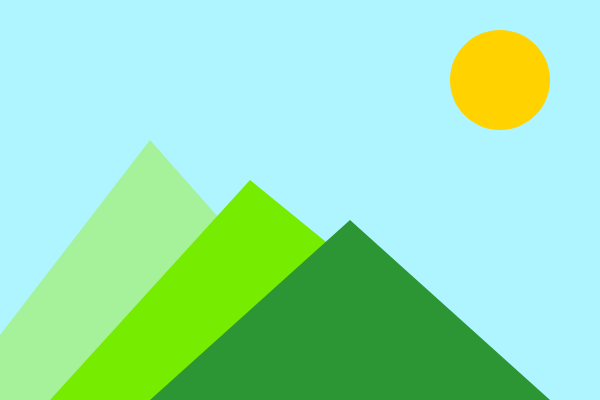
Frame 1 (no input)
Frame 60 (no input): identical to frame 1, image omitted
Frame 120 (the mouse pressed at the canvas centre since frame 60): identical to frame 1, image omitted

The p5.js sketch that drew this single still picture (run headless with seeded random() and noise() and a simulated clock; from frame 60 on, the mouse is pressed at the canvas centre):

// p5.js sketch
// ── sketch.js
function setup() {
  createCanvas(600, 400);
}

function draw() {
  background(175, 245, 255);
  
  noStroke();
  
  fill(255, 210, 0);          
  circle(500, 80, 100);       
  
  fill(165, 242, 155);
  triangle(-50, 400, 150, 140, 380, 400);
  
  fill(118, 236, 0);
  triangle(50, 400, 250, 180, 520, 400);
  
  fill(43, 150, 51);
  triangle(150, 400, 350, 220, 550, 400);
}
